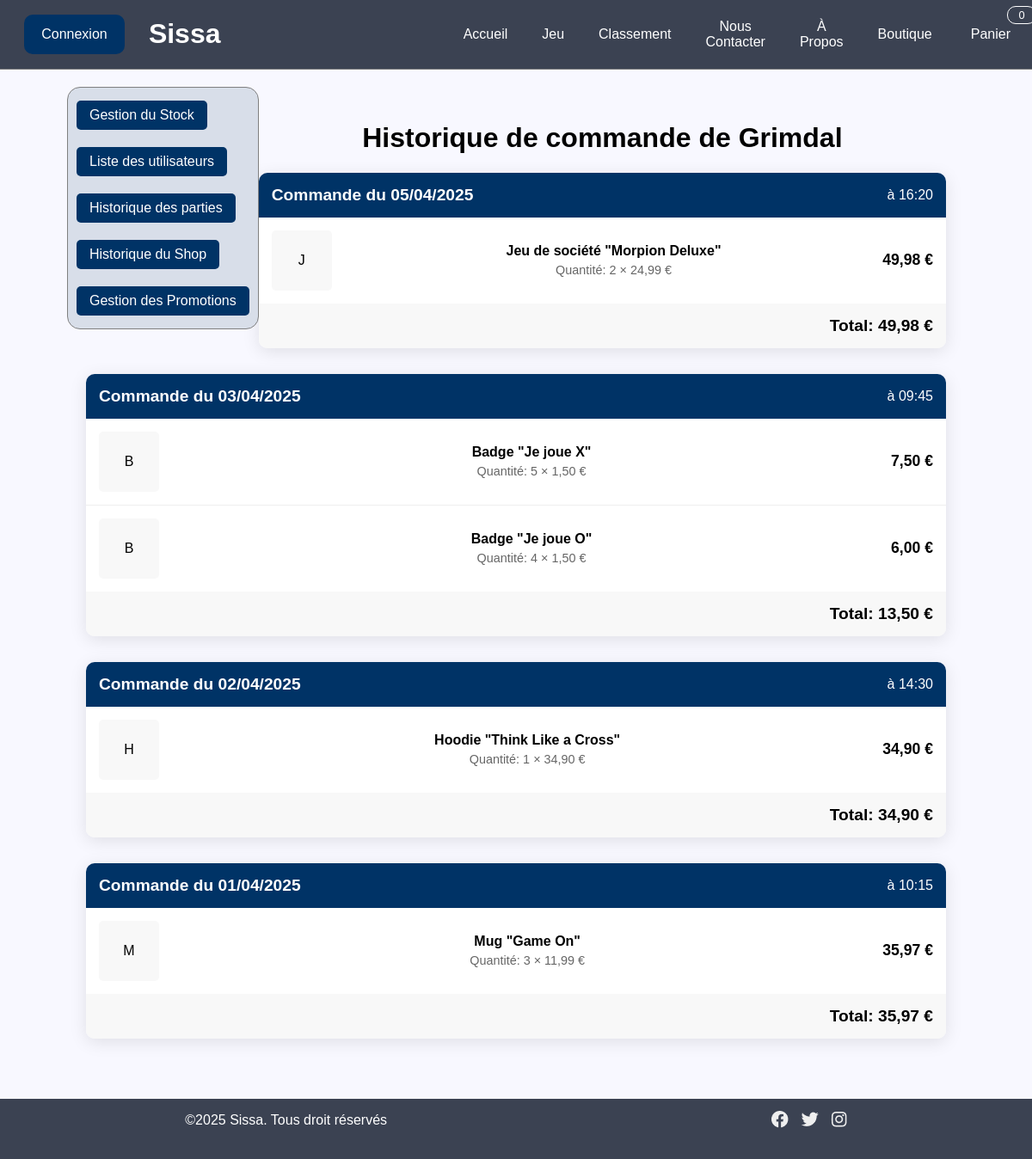
/Projet/pages/admin.php?action=HST&id=1, run on an earlier commit of the app's database.
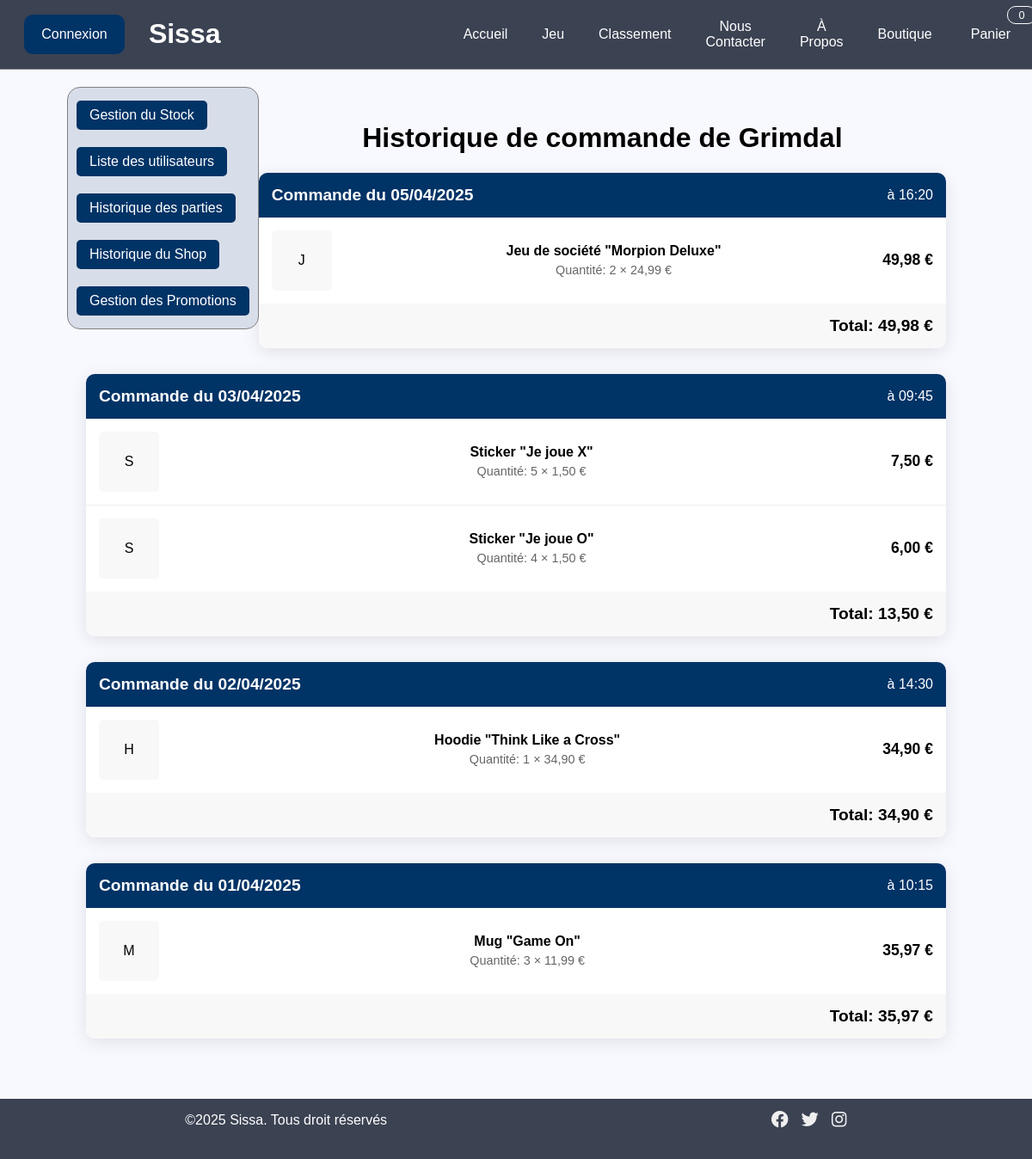
And on a later commit of the database.
### tables this page shows
CREATE TABLE achete(
   idUtilisateur INT,
   idArticle INT,
   date_achat DATETIME,
   quantité_achat INT,
   PRIMARY KEY(idUtilisateur, idArticle, date_achat),
   FOREIGN KEY(idUtilisateur) REFERENCES Utilisateur(idUtilisateur),
   FOREIGN KEY(idArticle) REFERENCES Article(idArticle)
);

CREATE TABLE Article(
   idArticle INT AUTO_INCREMENT,
   prix DECIMAL(8,2),
   nom VARCHAR(50) NOT NULL,
   stock INT NOT NULL,
   description VARCHAR(200) NOT NULL,
   lien_image VARCHAR(50),
   PRIMARY KEY(idArticle)
);

### Projet/common/db.php (called while the page is built, shortened)
<?php
require_once("utilisateur.php");
function getUserWithId($db,$id){
    $stmt = $db->prepare("SELECT idUtilisateur as id,identifiant as idf, points as pts, idrang as idr, type FROM utilisateur WHERE idUtilisateur = ?");
    $stmt->bindParam(1, $id, PDO::PARAM_INT);
    $stmt->execute();
    $result= $stmt->fetch(PDO::FETCH_ASSOC);
    if(empty($result)){
        header("Location: ../pages/error_page.php");
        exit();
    }else{
        $user = new Utilisateur($result['id'],$result['idf'],$result['pts'],$result['idr'],$result['type']);
        return $user;
    }
}
function getPurchaseHistory($pdo,$idUtilisateur){
    try{
        $stmt = $pdo->prepare("
    select a.idArticle, a.nom, ac.quantité_achat, ac.date_achat, a.prix
    from achete ac
    join article a on ac.idArticle = a.idArticle
    where ac.idUtilisateur = ?
    order by ac.date_achat desc
        ");
        $stmt->execute([$idUtilisateur]);
        $commandes = $stmt->fetchAll(PDO::FETCH_ASSOC);
        return $commandes;
    }catch(PDOException $e){
        header("Location: ../pages/error_page.php");
        exit();
    }
}
function groupPurchasesPerDay($commandes){
    $commandesParDate = [];
    foreach ($commandes as $commande) {
        $date = date('Y-m-d', strtotime($commande['date_achat']));
        if (!isset($commandesParDate[$date])) {
            $commandesParDate[$date] = [];
        }
        $commandesParDate[$date][] = $commande;
    }
    return $commandesParDate;
}
?>

### Projet/common/utilisateur.php (called while the page is built, shortened)
<?php
class Utilisateur {
        private $identifiant;
        public function __construct($id,$identifiant, $points, $idRang, $type) {
            $this->identifiant = $identifiant;
        }
        public function getIdentifiant() {
            return $this->identifiant;
        }
}
?>

### Projet/cart/afficherHistoriqueCommande.php (the view, shortened to what this page needs)
<h1><?php echo $title ?></h1>
        <?php if (empty($commandesParDate)&&isset($isMessageToggled)&&$isMessageToggled==true) : ?>
            <div class="no-commandes">
                <h2>Vous n'avez pas encore passé de commande</h2>
                <p>Découvrez nos produits et commencez vos achats</p>
                <a href="shop.php" class="bouton-retour">Parcourir la boutique</a>
            </div>
        <?php else : ?>
            <?php foreach ($commandesParDate as $date => $articles) : ?>
                <div class="commande-card">
                    <div class="commande-header">
                        <div class="commande-date">Commande du <?= date('d/m/Y', strtotime($date)) ?></div>
                        <div class="commande-time">à <?= date('H:i', strtotime($articles[0]['date_achat'])) ?></div>
                    </div>
                    <div class="commande-items">
                        <?php $totalCommande = 0; ?>
                        <?php foreach ($articles as $article) : ?>
                            <?php $totalArticle = $article['prix'] * $article['quantité_achat'];
                                  $totalCommande += $totalArticle; ?>
                            <div class="commande-item">
                                <div class="produit-image">
                                    <?php
                                    if (!empty($article['lien_image'])) {
                                        $image_path = $article['lien_image'];
                                        if (strpos($image_path, "..\\") !== 0 && strpos($image_path, "../") !== 0) {
                                            $image_path = "../images/Shop-images/" . $image_path;
                                        }
                                        $image_path = str_replace("\\", "/", $image_path);
                                    ?>
                                        <img src="<?= htmlspecialchars($image_path) ?>" alt="<?= htmlspecialchars($article['nom']) ?>">
                                    <?php } else { ?>
                                        <?= strtoupper(substr($article['nom'], 0, 1)) ?>
                                    <?php } ?>
                                </div>
                                <div class="produit-details">
                                    <div class="produit-nom"><?= htmlspecialchars($article['nom']) ?></div>
                                    <div class="produit-meta">
                                        Quantité: <?= $article['quantité_achat'] ?> × <?= number_format($article['prix'], 2, ',', ' ') ?> €
                                    </div>
                                </div>
                                <div class="produit-prix"><?= number_format($totalArticle, 2, ',', ' ') ?> €</div>
                            </div>
                        <?php endforeach; ?>
                    </div>
                    <div class="commande-footer">
                        <div class="total-commande">Total: <?= number_format($totalCommande, 2, ',', ' ') ?> €</div>
                    </div>
                </div>
            <?php endforeach; ?>
        <?php endif; ?>

What changed in the data, as far as the page shows it:
changed through a linked row, achete: idArticle.nom "B" → "S"; idArticle.nom "Badge \"Je joue X\"" → "Sticker \"Je joue X\""
changed through a linked row, achete: idArticle.nom "B" → "S"; idArticle.nom "Badge \"Je joue O\"" → "Sticker \"Je joue O\""
